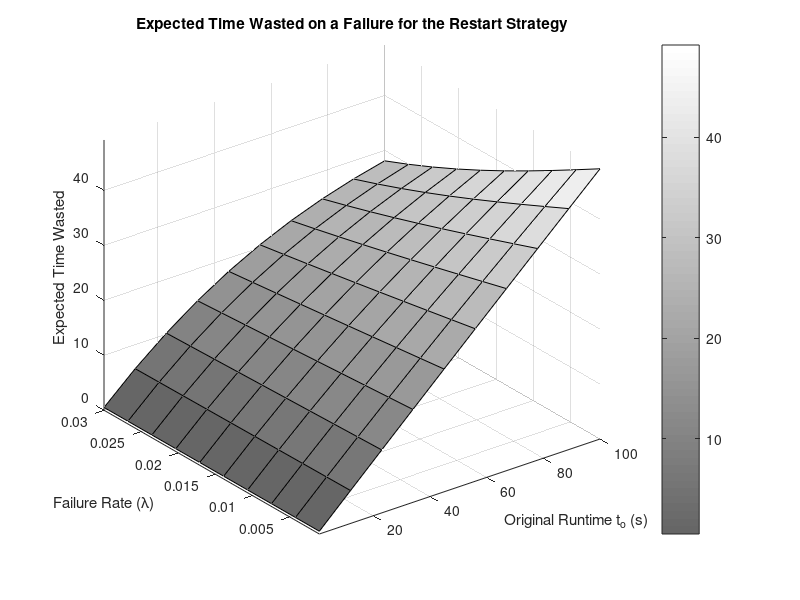
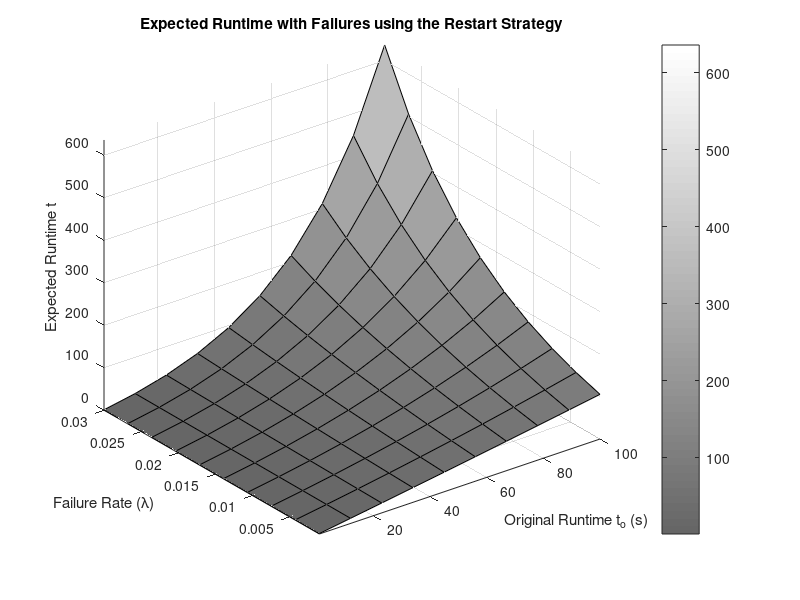
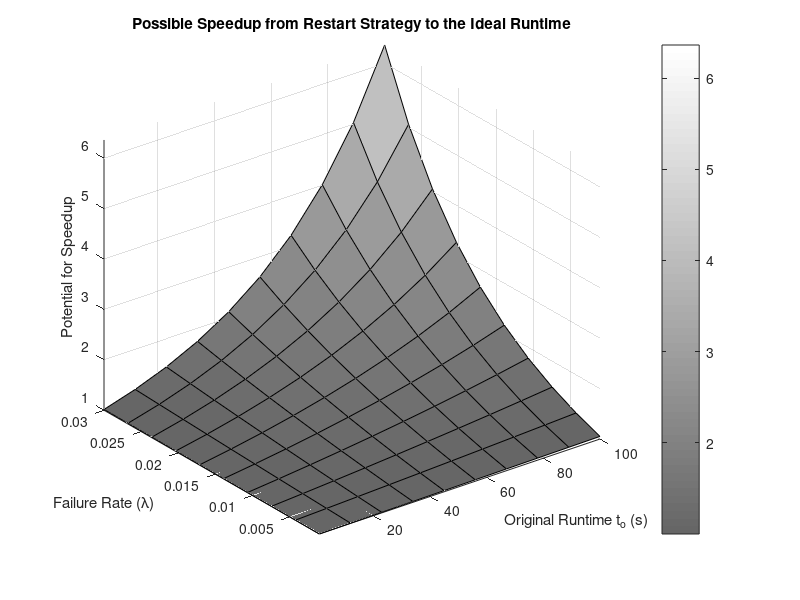
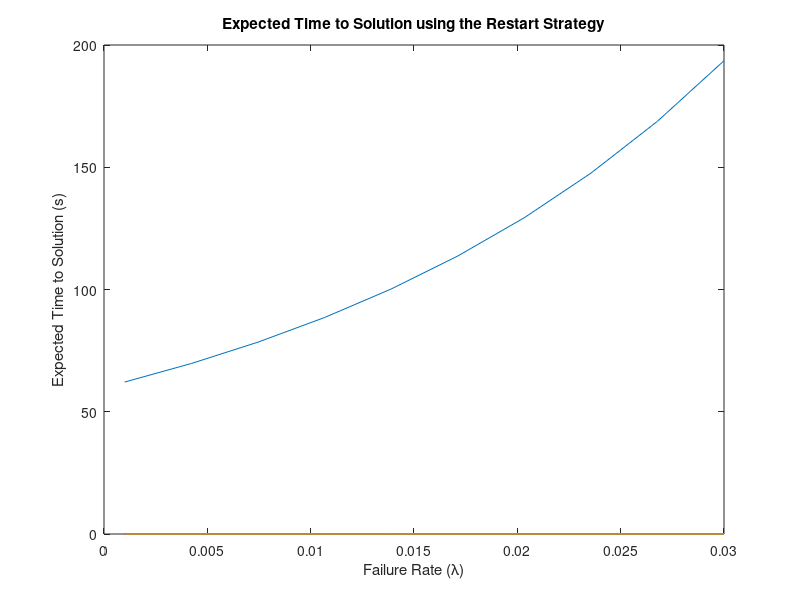

MATLAB code to generate these figures, in order:
lambdaV = linspace(0.001, 0.03, 10);
tV = linspace(1, 100, 10);

eX = zeros(length(lambdaV), length(tV));
eT = zeros(length(lambdaV), length(tV));
sT = zeros(length(lambdaV), length(tV));
for row = 1:length(lambdaV)
    for col = 1:length(tV)
        lambda = lambdaV(row);
        t = tV(col);
        eX(row, col) = (1 - exp(-lambda * t) * (lambda * t + 1))/(lambda * (1 - exp(-lambda * t)));
        eT(row, col) = (1 - exp(-lambda * t))/(lambda * exp(-lambda * t));
        sT(row, col) = eT(row, col) / t;
    end
end
gc = figure;
colormap(gray * 0.6 + 0.4);
surf(tV, lambdaV, eX);
colorbar;
axis([min(tV) max(tV) min(lambdaV) max(lambdaV) 0 inf]);
title('Expected Time Wasted on a Failure for the Restart Strategy')
xlabel('Original Runtime t_o (s)');
ylabel('Failure Rate (\lambda)');
zlabel('Expected Time Wasted');

%pos = get(gc,'Position');

saveas(gc,'C:\Users\vincent_bode\Desktop\VTStuff\GitSync\TUM\MA\res\expected-x.eps','epsc')
%print(gc,'C:\Users\vincent_bode\Desktop\VTStuff\GitSync\TUM\MA\res\expected-x.pdf','-dpdf') % then print it

gc = figure;
colormap(gray * 0.6 +0.4);
surf(tV, lambdaV, eT);
colorbar;
axis([min(tV) max(tV) min(lambdaV) max(lambdaV) 0 inf]);
title('Expected Runtime with Failures using the Restart Strategy')
xlabel('Original Runtime t_o (s)');
ylabel('Failure Rate (\lambda)');
zlabel('Expected Runtime t');

%pos = get(gc,'Position');
%set(gc,'PaperPositionMode','Auto','PaperUnits','Points','PaperSize',[pos(3), pos(4)])

saveas(gc,'C:\Users\vincent_bode\Desktop\VTStuff\GitSync\TUM\MA\res\expected-t.eps','epsc')


gc = figure;
colormap(gray * 0.6 +0.4);
surf(tV, lambdaV, sT);
colorbar;
axis([min(tV) max(tV) min(lambdaV) max(lambdaV) 1 inf]);
title('Possible Speedup from Restart Strategy to the Ideal Runtime')
xlabel('Original Runtime t_o (s)');
ylabel('Failure Rate (\lambda)');
zlabel('Potential for Speedup');

%pos = get(gc,'Position');
%set(gc,'PaperPositionMode','Auto','PaperUnits','Points','PaperSize',[pos(3), pos(4)])

saveas(gc,'C:\Users\vincent_bode\Desktop\VTStuff\GitSync\TUM\MA\res\speedup-t.eps','epsc')


% eNewT = zeros(length(lambdaV), length(tV));
% for row = 1:length(lambdaV)
%     for col = 1:length(tV)
%         lambda = lambdaV(row);
%         t = tV(col);
%         eNewT(row, col) = (1 - exp(-lambda * t) * (lambda * t + 1))/(lambda * (1 - exp(-lambda * t)));
%     end
% end

gc = figure;
to=60;
tr=5;
eNewT = zeros(length(lambdaV));
for row = 1:length(lambdaV)
    lambda = lambdaV(row);
    eNewT(row) = ((1 - exp(-lambda .* to)) / (lambda * exp(-lambda .* to))) + ((exp(lambda .* to) - 1) .* tr);
end

plot(lambdaV, eNewT)
title('Expected Time to Solution using the Restart Strategy')
xlabel('Failure Rate (\lambda)');
ylabel('Expected Time to Solution (s)');
saveas(gc,'C:\Users\vincent_bode\Desktop\VTStuff\GitSync\TUM\MA\res\restart-expectation.eps','epsc')
